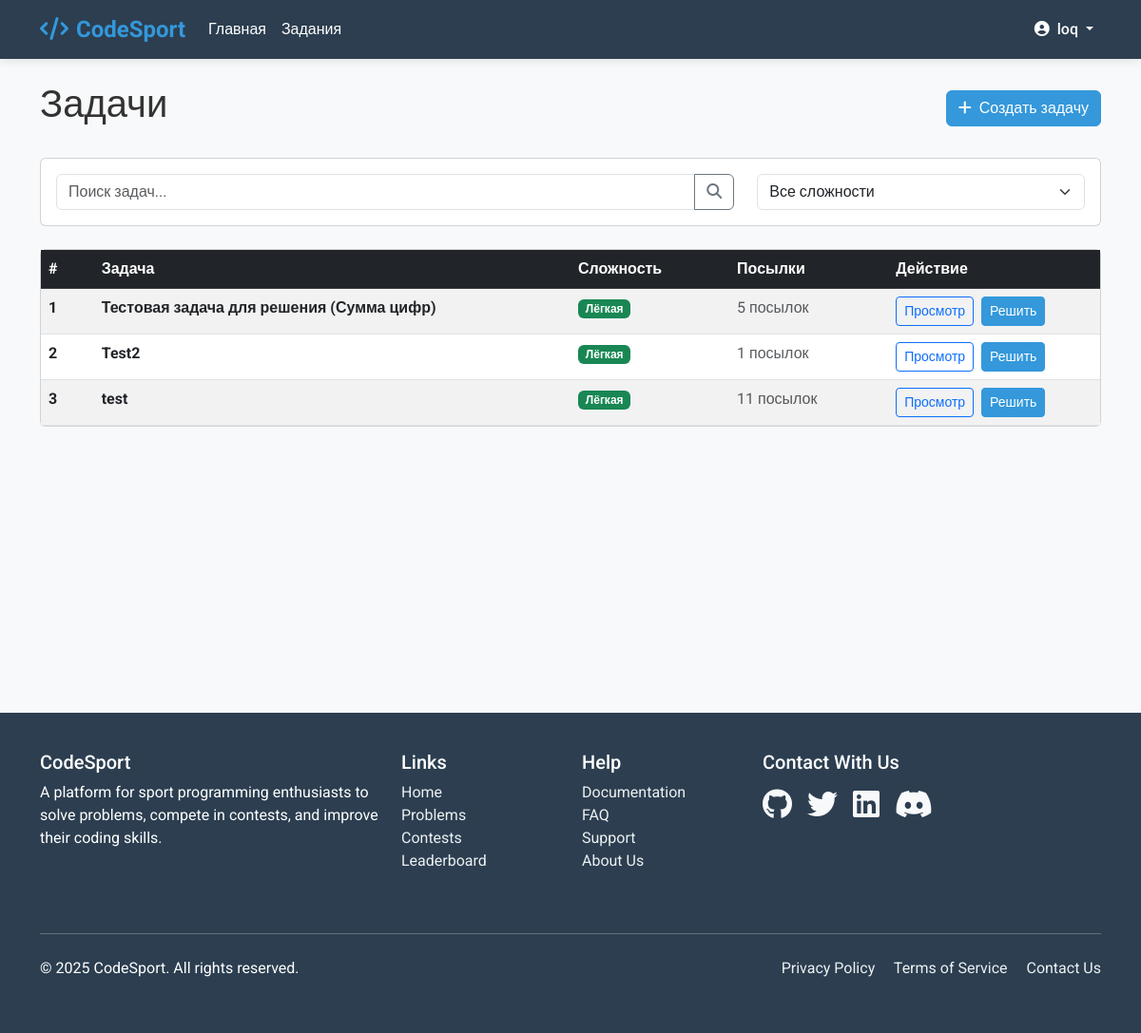
The app's page /problems/ (signed in) with its own data.
### LearnApp/models.py (models this page shows, shortened)
class Problem(models.Model):
    DIFFICULTY_CHOICES = [
        ('easy', 'Easy'),
        ('medium', 'Medium'),
        ('hard', 'Hard'),
    ]
    title = models.CharField(max_length=200)
    description = models.TextField()
    author = models.ForeignKey(User, on_delete=models.CASCADE)
    created_at = models.DateTimeField(auto_now_add=True)
    difficulty = models.CharField(max_length=10, choices=DIFFICULTY_CHOICES)
    time_limit = models.IntegerField(default=1, help_text="Time limit in seconds")
    memory_limit = models.IntegerField(default=256, help_text="Memory limit in MB")
    template_code = models.TextField(blank=True, help_text="Initial code template for users")

### LearnApp/views.py (the view)
# urls.py: path('problems/', views.problems, name='problems'),
@login_required
def problems(request):
    problems_list = Problem.objects.all().order_by('-created_at')
    return render(request, 'main/problems.html', {'problems': problems_list})

### templates/main/problems.html (shortened to what this page needs)
{% extends 'base.html' %}
{% block content %}
<div class="container py-4">
    <div class="d-flex justify-content-between align-items-center mb-4">
        <h1>Задачи</h1>
        <a href="{% url 'create_problem' %}" class="btn btn-primary">
            <i class="fas fa-plus me-2"></i>Создать задачу
        </a>
    </div>
    <div class="card mb-4">
        <div class="card-body">
            <div class="row">
                <div class="col-md-8">
                    <div class="input-group">
                        <input type="text" class="form-control" placeholder="Поиск задач..." id="searchInput">
                        <button class="btn btn-outline-secondary" type="button" id="searchButton">
                            <i class="fas fa-search"></i>
                        </button>
                    </div>
                </div>
                <div class="col-md-4">
                    <select class="form-select" id="difficultyFilter">
                        <option value="">Все сложности</option>
                    </select>
                </div>
            </div>
        </div>
    </div>
    <div class="card">
        <div class="card-body p-0">
            <div class="table-responsive">
                <table class="table table-hover table-striped mb-0">
                    <thead class="table-dark">
                        <tr>
                            <th scope="col" style="width: 5%;">#</th>
                            <th scope="col" style="width: 45%;">Задача</th>
                            <th scope="col" style="width: 15%;">Сложность</th>
                            <th scope="col" style="width: 15%;">Посылки</th>
                            <th scope="col" style="width: 20%;">Действие</th>
                        </tr>
                    </thead>
                    <tbody>
                        {% for problem in problems %}
                        <tr data-difficulty="{{ problem.difficulty }}">
                            <th scope="row">{{ forloop.counter }}</th>
                            <td>
                                <a href="{% url 'problem_detail' problem.id %}" class="text-decoration-none text-dark fw-bold">
                                    {{ problem.title }}
                                </a>
                            </td>
                            <td>
                                {% if problem.difficulty == 'easy' %}
                                <span class="badge bg-success">Лёгкая</span>
                                {% elif problem.difficulty == 'medium' %}
                                <span class="badge bg-warning">Средняя</span>
                                {% else %}
                                <span class="badge bg-danger">Сложная</span>
                                {% endif %}
                            </td>
                            <td>
                                <span class="text-muted">{{ problem.submission_set.count }} посылок</span>
                            </td>
                            <td>
                                <a href="{% url 'problem_detail' problem.id %}" class="btn btn-sm btn-outline-primary me-1">Просмотр</a>
                                <a href="{% url 'submit_solution' problem.id %}" class="btn btn-sm btn-primary">Решить</a>
                            </td>
                        </tr>
                        {% empty %}
                        <tr>
                            <td colspan="5" class="text-center py-4">Пока нет доступных задач. <a href="{% url 'create_problem' %}">Создайте первую!</a></td>
                        </tr>
                        {% endfor %}
                    </tbody>
                </table>
            </div>
        </div>
    </div>
</div>
{% endblock %}

### templates/base.html (shortened to what this page needs)
<!DOCTYPE html>
<html lang="en">
<head>
    <link href="https://cdn.jsdelivr.net/npm/bootstrap@5.3.0/dist/css/bootstrap.min.css" rel="stylesheet">
    <link rel="stylesheet" href="https://cdnjs.cloudflare.com/ajax/libs/font-awesome/6.4.0/css/all.min.css">
</head>
<body>
    <nav class="navbar navbar-expand-lg navbar-dark sticky-top">
        <div class="container">
            <a class="navbar-brand" href="{% url 'home' %}">
                <i class="fas fa-code me-2"></i>CodeSport
            </a>
            <div class="collapse navbar-collapse" id="navbarNav">
                <ul class="navbar-nav me-auto">
                    <li class="nav-item">
                        <a class="nav-link" href="{% url 'home' %}">Главная</a>
                    </li>
                    <li class="nav-item">
                        <a class="nav-link" href="{% url 'problems' %}">Задания</a>
                    </li>
                </ul>
                <ul class="navbar-nav">
                    {% if user.is_authenticated %}
                    <li class="nav-item dropdown">
                        <a class="nav-link dropdown-toggle" href="#" id="navbarDropdown" role="button" data-bs-toggle="dropdown">
                            <i class="fas fa-user-circle me-1"></i> {{ user.username }}
                        </a>
                    </li>
                    {% endif %}
                </ul>
            </div>
        </div>
    </nav>
    <main class="content-wrapper">
    {% block content %}
    {% endblock %}
    </main>
    <footer class="footer mt-5">
        <div class="container">
            <div class="row">
                <div class="col-md-4 mb-4">
                    <h5>CodeSport</h5>
                    <p>A platform for sport programming enthusiasts to solve problems, compete in contests, and improve their coding skills.</p>
                </div>
                <div class="col-md-2 mb-4">
                    <h5>Links</h5>
                    <ul class="list-unstyled">
                        <li><a href="{% url 'home' %}">Home</a></li>
                        <li><a href="{% url 'problems' %}">Problems</a></li>
                        <li><a href="{% url 'contests' %}">Contests</a></li>
                        <li><a href="{% url 'leaderboard' %}">Leaderboard</a></li>
                    </ul>
                </div>
                <div class="col-md-2 mb-4">
                    <h5>Help</h5>
                    <ul class="list-unstyled">
                        <li><a href="#">Documentation</a></li>
                        <li><a href="#">FAQ</a></li>
                        <li><a href="#">Support</a></li>
                        <li><a href="{% url 'about' %}">About Us</a></li>
                    </ul>
                </div>
                <div class="col-md-4 mb-4">
                    <h5>Contact With Us</h5>
                    <div class="d-flex mt-3">
                        <a href="https://github.com/artemlolnnn" class="me-3 text-light"><i class="fab fa-github fa-2x"></i></a>
                        <a href="#" class="me-3 text-light"><i class="fab fa-twitter fa-2x"></i></a>
                        <a href="#" class="me-3 text-light"><i class="fab fa-linkedin fa-2x"></i></a>
                        <a href="https://discord.com/channels/@me/1177245625406992415" class="me-3 text-light"><i class="fab fa-discord fa-2x"></i></a>
                    </div>
                </div>
            </div>
            <hr class="my-4 bg-light">
            <div class="row">
                <div class="col-md-6">
                    <p>&copy; 2025 CodeSport. All rights reserved.</p>
                </div>
                <div class="col-md-6 text-md-end">
                    <a href="#" class="me-3">Privacy Policy</a>
                    <a href="#" class="me-3">Terms of Service</a>
                    <a href="#">Contact Us</a>
                </div>
            </div>
        </div>
    </footer>
</body>
</html>

### templates/base.html (style rules this page uses)
:root { --primary: #3498db; --secondary: #2c3e50; --accent: #e74c3c; --light: #ecf0f1; --dark: #2c3e50; --success: #2ecc71; --warning: #f39c12; }
body { font-family: 'Roboto', sans-serif; background-color: #f8f9fa; color: #333; }
.navbar { background-color: var(--secondary); box-shadow: 0 2px 10px rgba(0, 0, 0, 0.1); }
.navbar-brand { font-weight: 700; color: var(--primary) !important; font-size: 1.5rem; }
.nav-link { color: white !important; font-weight: 500; transition: color 0.3s; }
.btn-primary { background-color: var(--primary); border-color: var(--primary); }
.footer { background-color: var(--secondary); color: white; padding: 40px 0; }
.footer a { color: var(--light); text-decoration: none; transition: color 0.3s; }
.content-wrapper { min-height: calc(100vh - 160px); }

### records on screen
Problem: title "Тестовая задача для решения (Сумма цифр)", difficulty "Лёгкая", submission_set.count "5"
Problem: title "Test2", difficulty "Лёгкая", submission_set.count "1"
Problem: title "test", difficulty "Лёгкая", submission_set.count "11"

### other values on screen
{{ user.username }} "loq"
